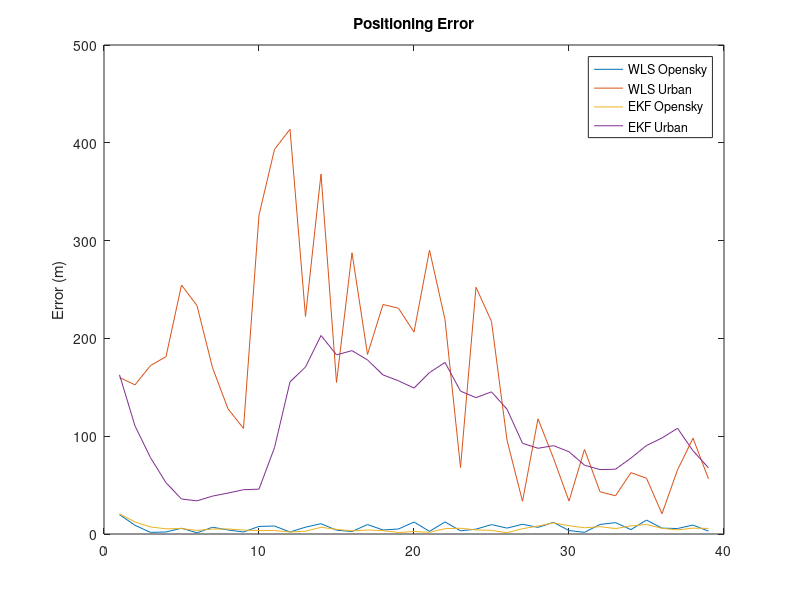

The MATLAB source for this figure:
clc;clear;close all;

load("PosErr_Sky.mat");
load("PosErr_Urban.mat");
load("PosErr_Opensky_kf.mat");
load("PosErr_Urban_kf.mat");

figure;
plot(1:39,PosErr_sky,1:39,PosErr_Urban,1:39,PosErr_Opensky_kf,...
    1:39,PosErr_Urban_kf);
ylabel("Error (m)");
title("Positioning Error");
legend("WLS Opensky","WLS Urban","EKF Opensky","EKF Urban");


